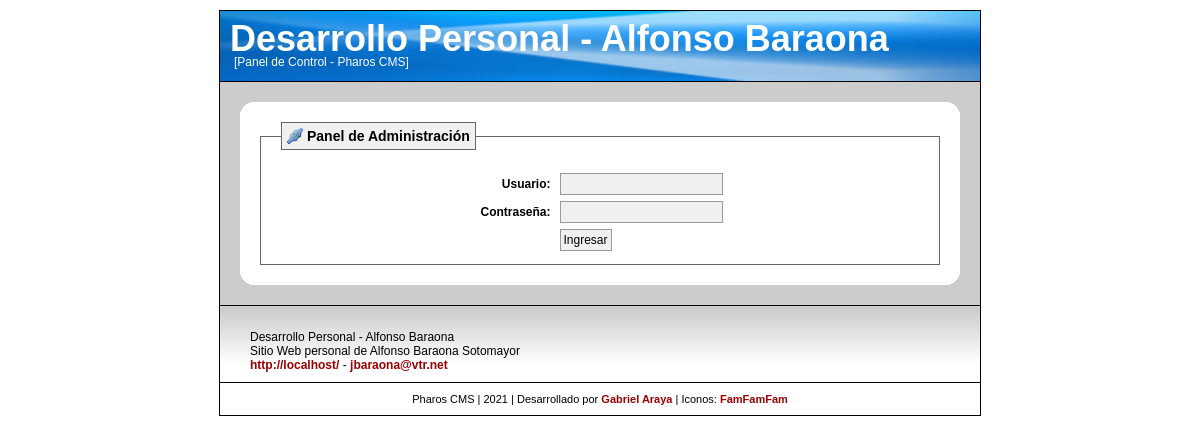
The app's page /admin/index.php with its own data.
### tables this page shows
CREATE TABLE IF NOT EXISTS `web_conf` (
  `conf_id` tinyint(10) NOT NULL default '0',
  `conf_nombre_sitio` tinytext NOT NULL,
  `conf_slogan` tinytext NOT NULL,
  `conf_descripcion` text NOT NULL,
  `conf_mail` tinytext NOT NULL,
  `conf_telefono` tinytext NOT NULL,
  `conf_direccion` tinytext NOT NULL,
  PRIMARY KEY  (`conf_id`)
);

### admin/inc/fx/layout.fx.php (the view, shortened to what this page needs)
<?php
  function disp_header_admin($pre,$title = ''){
?>
<!DOCTYPE html PUBLIC "-//W3C//DTD XHTML 1.0 Transitional//EN"
"http://www.w3.org/TR/xhtml1/DTD/xhtml1-strict.dtd">
<html xmlns="http://www.w3.org/1999/xhtml">
<head>
<?php
    $tabla = $pre."conf";
    $datos = mysql_query("SELECT conf_nombre_sitio FROM ".$tabla."") or die(mysql_error());
      for($j=0; $j<mysql_num_rows($datos); $j++) {
        $conf_nombre_sitio = str_output(mysql_result($datos,$j,"conf_nombre_sitio"));
      }
?>
  <link href="css/reset.css" rel="stylesheet" type="text/css" />
  <link href="css/layout.css" rel="stylesheet" type="text/css" />
  <link href="css/generic.css" rel="stylesheet" type="text/css" />
  <link href="css/niftyCorners.css" rel="stylesheet" type="text/css" />
</head>
<body>
<div id="todo">
  <div id="header_admin">
    <h1><?php echo $conf_nombre_sitio; ?></h1>
    <br><p>[Panel de Control - Pharos CMS]</p>
  </div>
<?php
  }
  function disp_footer_admin($pre){
?>
      <div id="footer">
        <br />
<?php
    $tabla = $pre."conf";
    $datos = mysql_query("SELECT * FROM ".$tabla."") or die(mysql_error());
      for($j=0; $j<mysql_num_rows($datos); $j++) {
        $conf_nombre_sitio = str_output(mysql_result($datos,$j,"conf_nombre_sitio"));
        $conf_descripcion = str_output(mysql_result($datos,$j,"conf_descripcion"));
        $conf_mail = str_output(mysql_result($datos,$j,"conf_mail"));
      }
    $host = $_SERVER['HTTP_HOST'];
?>
      <p><?php echo $conf_nombre_sitio; ?></p>
      <?php if(!empty($conf_descripcion)){echo "<p>".$conf_descripcion."</p>";} ?>
      <p><a href="http://<?php echo $host; ?>/">http://<?php echo $host; ?>/</a> -
      <a href="mailto:<?php echo $conf_mail; ?>" target="_blank"><?php echo $conf_mail; ?></a></p>
      </div>
      <div id="credits">
        Pharos CMS | <?php echo date('Y')?> | Desarrollado por <a href="http://portrait.cl/">Gabriel Araya</a> |
        Iconos: <a href="http://www.famfamfam.com/">FamFamFam</a>
      </div>
    </div>
</body>
</html>
<?php
  }
?>

### admin/css/layout.css (style rules this page uses)
body { font:14px "Trebuchet MS", Arial, sans-serif; background:#FFFFFF; color: #000000; margin:0px; }
#todo { width: 760px; margin:10px auto; background-color: #FFFFFF; border: 1px solid #000000; }
#header,#header_admin { width:100%; height: 70px; margin: 0px; padding: 0px; border-bottom: 1px solid #000000; }
#header_admin { background:#0099FF url('../img/header_admin.jpg') no-repeat; font-size: 12px; color: #FFFFFF; }
#header_admin h1 { font-size: 36px; line-height: 15px; font-weight: bold; color: #FFFFFF; text-decoration: none; padding-left: 10px; padding-top: 20px; }
#header_admin p { font-size: 12px; line-height: 5px; color: #FFF; text-decoration: none; padding-left: 14px; }
a { text-decoration:none; color: #990000; font-weight: bold; }
#footer { width: 100%; font-size: 12px; border-top: 1px solid #000000; background: url('../img/fondo_footer.png'); color: #000; padding: 10px 0px; text-indent: 30px; }
#footer a { text-decoration: none; font-weight: bold; color: #990000; }
#credits { text-align: center; width: 100%; padding: 10px 0px; font-size: 11px; border-top: 1px solid #000000; color: #000; }

### records on screen
web_conf: conf_nombre_sitio "Desarrollo Personal - Alfonso Baraona", conf_descripcion "Sitio Web personal de Alfonso Baraona Sotomayor", conf_mail "jbaraona@vtr.net"

### other values on screen
$title "Panel de Administración"
str_output($label) "Usuario: Contraseña:"
$host "localhost"
